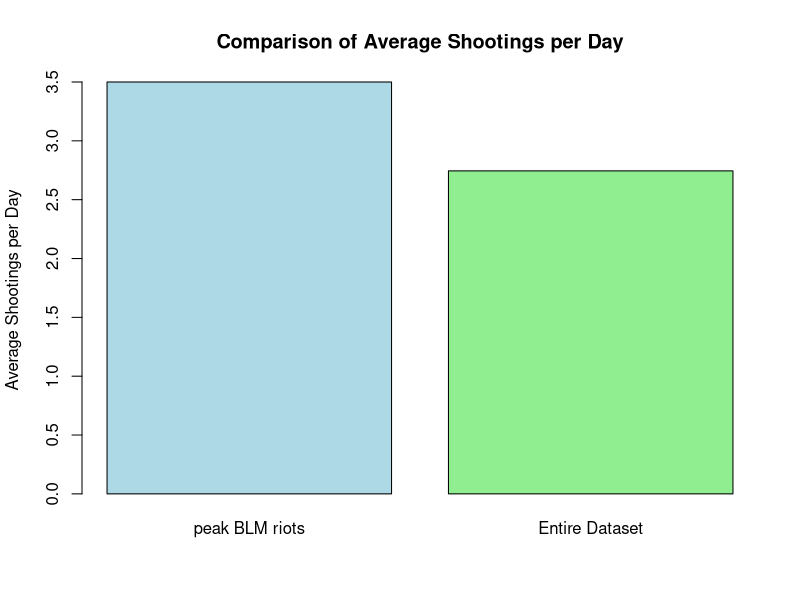
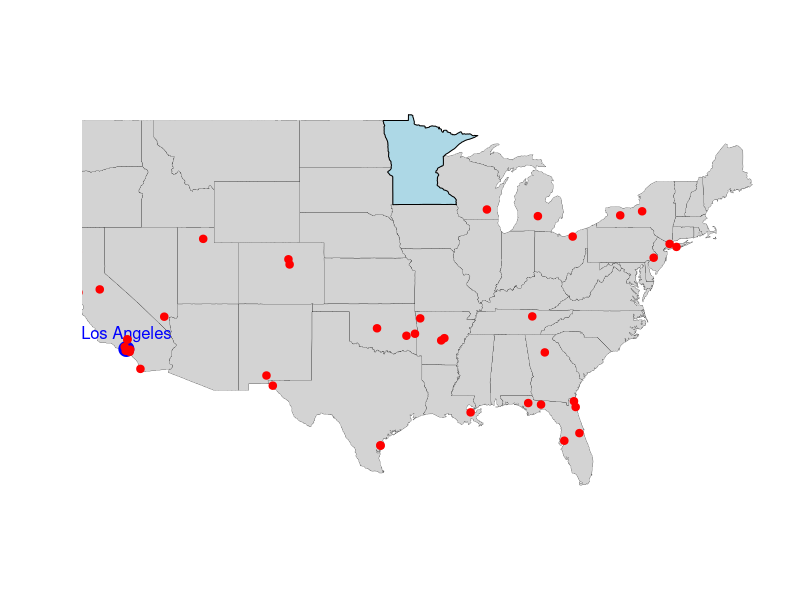
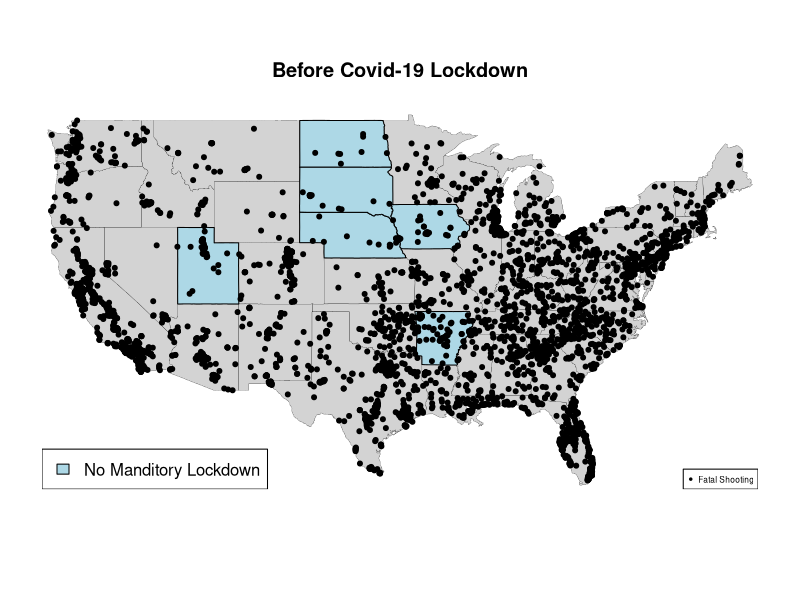
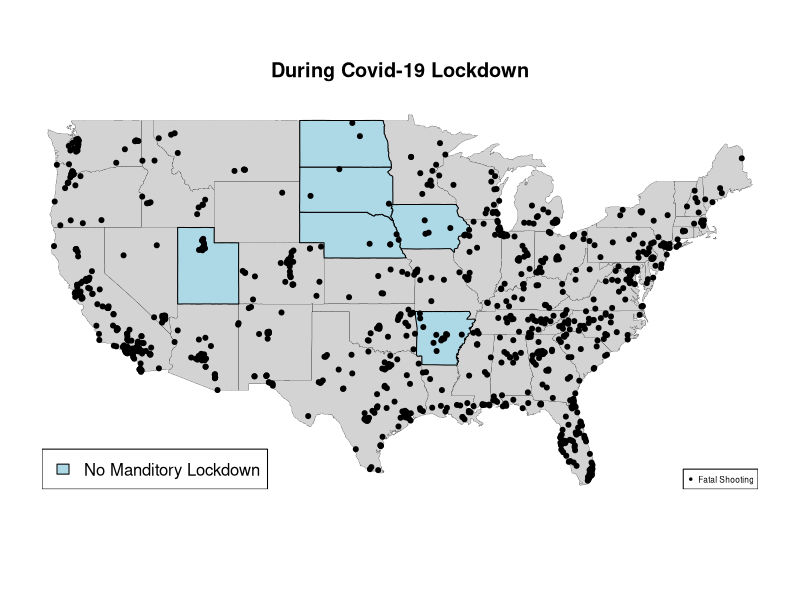
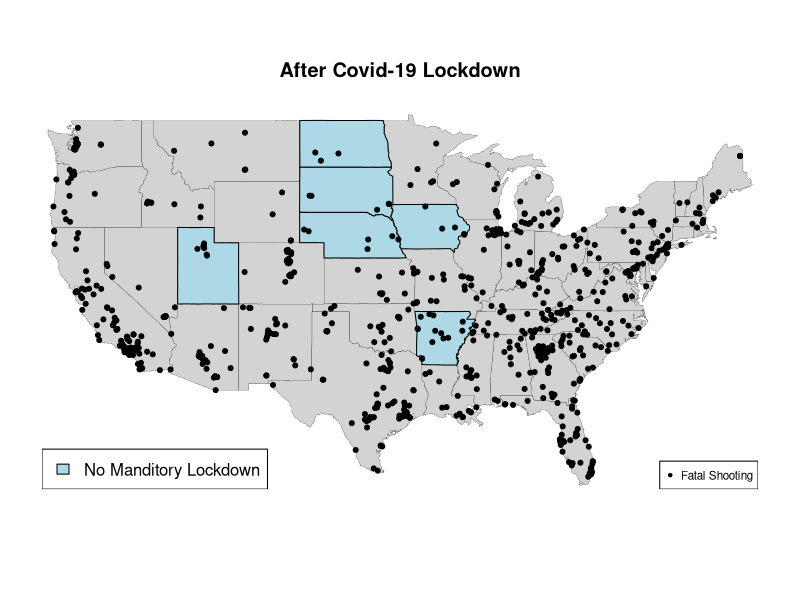
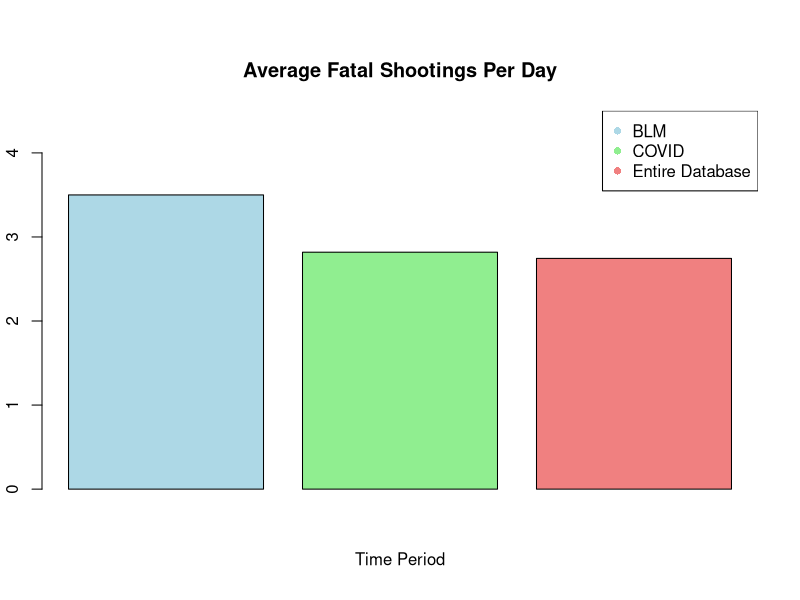
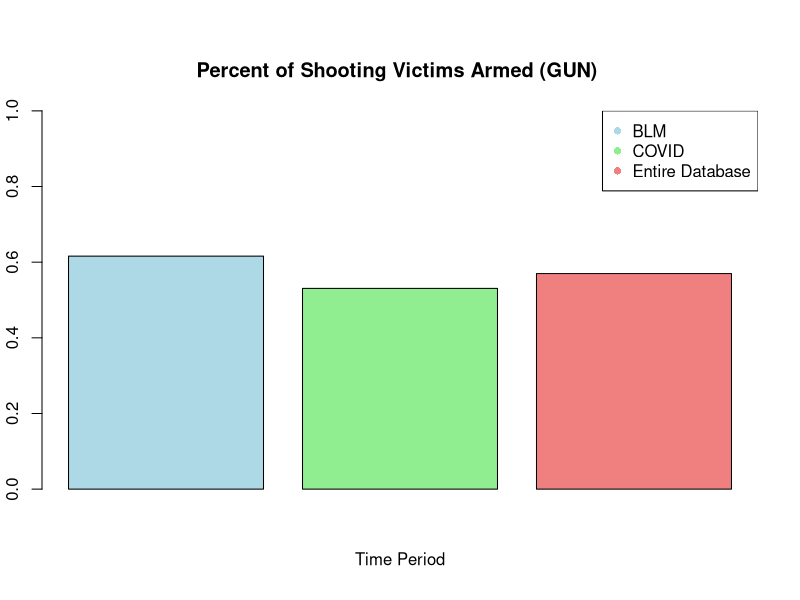
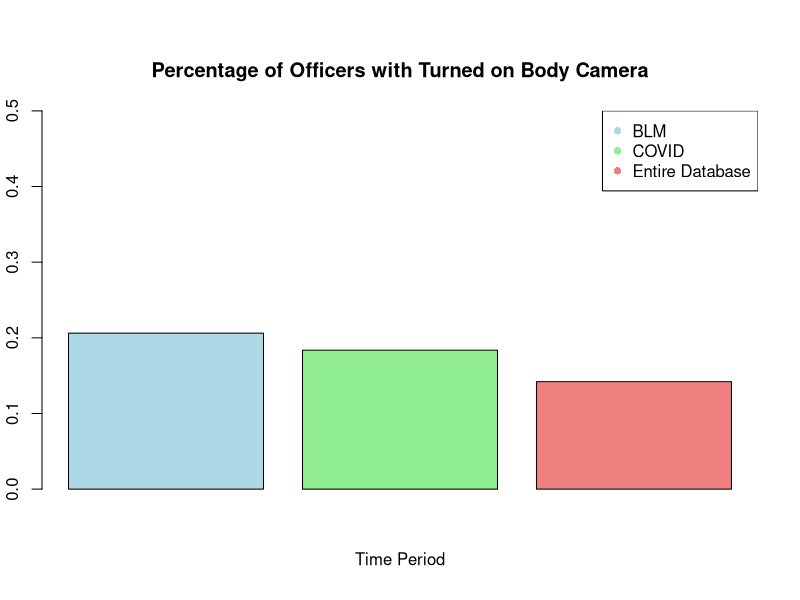

Recreate these plots in R, in order.
## ---- chunk 1
#| code-fold: true
FatalShootingsStats <- read.csv("FatalPoliceShootings_US.csv")
x <-head(FatalShootingsStats, 2)
print(x)
## ---- chunk 2
#| code-fold: true
#Convert the `date` column to Date format so can extract the year
FatalShootingsStats$date <- as.Date(FatalShootingsStats$date, format = "%m/%d/%Y")
#Made new column for year as an int
FatalShootingsStats$year <- as.integer(format(FatalShootingsStats$date, "%Y"))


## ---- chunk 3
#| code-fold: true
suppressPackageStartupMessages(library(dplyr))
# Convert the 'Date' column to Date type if it isn't already
FatalShootingsStats$date <- as.Date(FatalShootingsStats$date, format = "%Y-%m-%d")  # Adjust format if needed

# Specify the two specific dates you want to check
date1 <- as.Date("2020-05-26")  # Example date 1
date2 <- as.Date("2020-06-08")  # Example date 2

# Filter data for those two dates and count the total number of shootings
shootings_period <- FatalShootingsStats %>%
  filter(date >= date1 & date <= date2)
 
# Number of unique days in the time period
unique_days_period <- length(seq.Date(date1, date2, by = "day"))

# Total number of shootings in the time period
total_shootings_period <- nrow(shootings_period)

# Average shootings per day for the time period (including all days in the range)
avg_shootings_per_day_period <- total_shootings_period / unique_days_period

# 2. Calculate the average number of shootings per day for the entire dataset
# Find the first and last dates in the dataset
first_date <- min(FatalShootingsStats$date)
last_date <- max(FatalShootingsStats$date)

# Number of unique days in the entire dataset (including all days between the first and last date)
unique_days_total <- length(seq.Date(first_date, last_date, by = "day"))

# Total number of shootings in the entire dataset
total_shootings_total <- nrow(FatalShootingsStats)

# Average shootings per day for the entire dataset (including all days in the range)
avg_shootings_per_day_total <- total_shootings_total / unique_days_total

# Print the results
cat("Average shootings per day for the period from May 26, 2020 to June 8, 2020 :", avg_shootings_per_day_period, "\n")
cat("Average shootings per day for the entire dataset:", avg_shootings_per_day_total, "\n")

## ---- chunk 4
#| code-fold: true
# Create a vector with the two averages
average_shootings <- c(avg_shootings_per_day_period, avg_shootings_per_day_total)

# Create a bar plot
barplot(average_shootings, 
        names.arg = c("peak BLM riots", "Entire Dataset"), 
        main = "Comparison of Average Shootings per Day", 
        ylab = "Average Shootings per Day", 
        col = c("lightblue", "lightgreen"), 
        border = "black")

## ---- chunk 5
#| code-fold: true
library(maps)
state_to_highlight <- "Minnesota"

# Basic Map Plot
maps::map("state", col = "lightgray", fill = TRUE, bg = "white", lwd = 0.2)  # Draw USA map
maps::map("state", region = state_to_highlight, col = "lightblue", fill = TRUE, add = TRUE)

# Overlay points for Los Angeles and Miami
# Coordinates for Los Angeles
points(-118.2437, 34.0522, col = "blue", pch = 19, cex = 2)  # Los Angeles

# Optionally, add text labels for the cities
text(-118.2437, 34.0522, "Los Angeles", pos = 3, col = "blue", cex = 1)

# Overlay points (longitude, latitude) on the map
points(shootings_period$longitude, shootings_period$latitude, col = "red", pch = 20, cex = 1.5)

## ---- chunk 6
#| code-fold: true
library(maps)
suppressPackageStartupMessages(library(tidyverse))

library(dplyr)
library(ggplot2)

# Convert the 'Date' column to Date type if it isn't already
FatalShootingsStats$date <- as.Date(FatalShootingsStats$date, format = "%Y-%m-%d")  

#filtering data by covid lockdown timeline
during_date1 <- as.Date("2020-03-15")  # main US lockdown start
during_date2 <- as.Date("2021-05-01")  # need to find sorce for this date
during_covid <- FatalShootingsStats %>%
  filter(date >= during_date1 & date <= during_date2)

before_date1 <- min(FatalShootingsStats$date)  
before_date2 <- as.Date("2020-03-14")
before_covid <- FatalShootingsStats %>%
  filter(date >= before_date1 & date <= before_date2)

after_date1 <- as.Date("2021-05-01")  
after_date2 <- max(FatalShootingsStats$date)
after_covid <- FatalShootingsStats %>%
  filter(date >= after_date1 & date <= after_date2)

#total number of shootings per time period
total_shootings_during <- nrow(during_covid)
total_shootings_before <- nrow(before_covid)
total_shootings_after <- nrow(after_covid)

#total number of days in time period
unique_days_during <- length(seq.Date(during_date1, during_date2, by = "day"))
unique_days_before <- length(seq.Date(before_date1, before_date2, by = "day"))
unique_days_after <- length(seq.Date(after_date1, after_date2, by = "day"))

#shootings per day
avg_shootings_during <- total_shootings_during / unique_days_during
avg_shootings_before <- total_shootings_before / unique_days_before
avg_shootings_after <- total_shootings_after / unique_days_after

cat("Before the lockdowns: Total shootings ",total_shootings_before," Average shootings per day", avg_shootings_before, "\n")
cat("During the lockdowns: Total shootings ",total_shootings_during," Average shootings per day", avg_shootings_during, "\n")
cat("After the lockdowns: Total shootings ",total_shootings_after," Average shootings per day", avg_shootings_after, "\n")
#cat("Number of days in dataset before lockdowns ",unique_days_before,"\n", "Number of days in dataset during lockdowns ",unique_days_during,"\n","Number of days in dataset after lockdowns ",unique_days_after,"\n")

## ---- chunk 7
state_to_highlight <- c("Arkansas", "Iowa", "Nebraska", "North Dakota", "South Dakota", "Utah", "Wyomming") #sates that never enforced lockdown
# Basic Map Plot
maps::map("state", col = "lightgray", fill = TRUE, bg = "white", lwd = 0.2)  
maps::map("state", region = state_to_highlight, col = "lightblue", fill = TRUE, add = TRUE)
points(before_covid$longitude, before_covid$latitude, col = "black", pch = 20, cex = 1.0)
legend("bottomright", legend = "Fatal Shooting", pch = 20, col = "black", cex = 0.5)
legend("bottomleft", legend = "No Manditory Lockdown", fill= "lightblue", col = "lightblue", cex = 1)
title(main= "Before Covid-19 Lockdown")

maps::map("state", col = "lightgray", fill = TRUE, bg = "white", lwd = 0.2) 
maps::map("state", region = state_to_highlight, col = "lightblue", fill = TRUE, add = TRUE)
points(during_covid$longitude, during_covid$latitude, col = "black", pch = 20, cex = 1.0)
legend("bottomright", legend = "Fatal Shooting", pch = 20, col = "black", cex = 0.5)
legend("bottomleft", legend = "No Manditory Lockdown", fill= "lightblue", col = "lightblue", cex = 1)
title(main= "During Covid-19 Lockdown")

maps::map("state", col = "lightgray", fill = TRUE, bg = "white", lwd = 0.2)  
maps::map("state", region = state_to_highlight, col = "lightblue", fill = TRUE, add = TRUE)
points(after_covid$longitude, after_covid$latitude, col = "black", pch = 20, cex = 1.0)
legend("bottomright", legend = "Fatal Shooting", pch = 20, col = "black", cex = 0.7)
legend("bottomleft", legend = "No Manditory Lockdown", fill= "lightblue", col = "lightblue", cex = 1)
title( "After Covid-19 Lockdown")
## ---- chunk 8
#| code-fold: true
#"Arkansas", "Iowa", "Nebraska", "North Dakota", "South Dakota", "Utah", "Wyomming"
## Arkansas data 
before_ar <- before_covid %>%
  filter(before_covid$state == "AR" | before_covid$state == "IA" | before_covid$state == "NE" | before_covid$state == "ND" | before_covid$state == "SD" | before_covid$state == "UT" | before_covid$state == "WY" )
during_ar <- during_covid %>%
  filter(during_covid$state == "AR" | during_covid$state == "IA" | during_covid$state == "NE" | during_covid$state == "ND" | during_covid$state == "SD" | during_covid$state == "UT" | during_covid$state == "WY" )
after_ar <- after_covid %>%
  filter(after_covid$state == "AR" | after_covid$state == "IA" | after_covid$state == "NE" | after_covid$state == "ND" | after_covid$state == "SD" | after_covid$state == "UT" | after_covid$state == "WY" )


#total number of shootings per time period
total_shootings_Bar <- nrow(during_ar)
total_shootings_Dar <- nrow(before_ar)
total_shootings_Aar <- nrow(after_ar)


#shootings per day
state_avg_shootings_during <- total_shootings_Dar / unique_days_during
state_avg_shootings_before <- total_shootings_Bar / unique_days_before
state_avg_shootings_after <- total_shootings_Aar / unique_days_after

cat("Shootings per day during COVID-19 in states with no enforced lockdowns",state_avg_shootings_during,"\n",  "Shootings per day before COVID-19 in states with no enforced lockdowns",state_avg_shootings_before,"\n", "Shootings per day after COVID-19in  states with no enforced lockdowns",state_avg_shootings_after)

## ---- chunk 9
#| code-fold: true
#BLM
date1 <- as.Date("2020-05-26")  # Example date 1
date2 <- as.Date("2020-06-08")  # Example date 2
# Filter data for those two dates and count the total number of shootings
shootings_period <- FatalShootingsStats %>%
  filter(date >= date1 & date <= date2)
# Number of unique days in the time period
unique_days_period <- length(seq.Date(date1, date2, by = "day"))
# Total number of shootings in the time period
total_shootings_period <- nrow(shootings_period)
avg_shootings_per_day_BLM <- total_shootings_period / unique_days_period


#Lockdowns
during_date1 <- as.Date("2020-03-15")  # main US lockdown start
during_date2 <- as.Date("2021-05-01")  # need to find sorce for this date
during_covid <- FatalShootingsStats %>%
  filter(date >= during_date1 & date <= during_date2)
total_shootings_during <- nrow(during_covid)
#total number of days in time period
unique_days_during <- length(seq.Date(during_date1, during_date2, by = "day"))
#shootings per day
avg_shootings_duringCovid <- total_shootings_during / unique_days_during

bodycam_true <- c(sum(during_covid$body_camera == "TRUE"), sum(shootings_period$body_camera == "TRUE"), sum(FatalShootingsStats$body_camera == "TRUE"))

bodycam_percent <- c((bodycam_true[1]/nrow(during_covid)), (bodycam_true[2]/nrow(shootings_period)),(bodycam_true[3]/nrow(FatalShootingsStats)))

average_age <- c(mean(during_covid$age, na.rm = TRUE), mean(shootings_period$age, na.rm = TRUE), mean(FatalShootingsStats$age, na.rm = TRUE))

avg_shootings <-  c(avg_shootings_per_day_BLM, avg_shootings_duringCovid, avg_shootings_per_day_total)

gun_armedp <- c((sum(during_covid$armed == "gun") /nrow(during_covid)), (sum(shootings_period$armed == "gun") /nrow(shootings_period)), (sum(FatalShootingsStats$armed == "gun") / nrow(FatalShootingsStats)))

unarmed_armedp <- c((sum(during_covid$armed == "unarmed") /nrow(during_covid)), (sum(shootings_period$armed == "unarmed") / nrow(shootings_period)), (sum(FatalShootingsStats$armed == "unarmed") / nrow(FatalShootingsStats)))

car_armedp <- c((sum(during_covid$armed == "Vehicle") / nrow(during_covid)), (sum(shootings_period$armed == "Vehicle") / nrow(shootings_period)), (sum(FatalShootingsStats$armed == "Vehicle") / nrow(FatalShootingsStats)))

mental_illness <- c(sum(during_covid$signs_of_mental_illness == "TRUE")/nrow(during_covid), sum(shootings_period$signs_of_mental_illness == "TRUE")/nrow(shootings_period), sum(FatalShootingsStats$signs_of_mental_illness == "TRUE")/nrow(FatalShootingsStats))


BLM_Covid <- data.frame(avg_shootings, round(average_age, 1), bodycam_percent, gun_armedp, unarmed_armedp, car_armedp, mental_illness) 
names(BLM_Covid) <- c("Average Fatal Shootings Per Day", "Average Age", "Percent of officers with turned on body camera", "Armed (gun)", "Unarmed", "Armed (car)", "Signs of mental illness")
rownames(BLM_Covid) <- c("BLM", "Covid-19", "Entire Dataset")
BLM_Covid
## ---- chunk 10
#| code-fold: true
# showing interesting data points
time_period <- c("BLM", "COVID", "Entire Database")
colors <- c("lightblue", "lightgreen", "lightcoral")
barplot(BLM_Covid$`Average Fatal Shootings Per Day`, 
        col = colors,
        main = "Average Fatal Shootings Per Day",
        xlab = "Time Period", ylim = c(0,4.5) )
legend("topright", legend = time_period , col = colors, pch = 16 ) 

#armed (gun)
time_period <- c("BLM", "COVID", "Entire Database")
colors <- c("lightblue", "lightgreen", "lightcoral")
barplot(BLM_Covid$`Armed (gun)`, 
        col = colors,
        main = "Percent of Shooting Victims Armed (GUN) ",
        xlab = "Time Period", ylim = c(0,1))
legend("topright", legend = time_period , col = colors, pch = 16 ) 
#
time_period <- c("BLM", "COVID", "Entire Database")
colors <- c("lightblue", "lightgreen", "lightcoral")
barplot(BLM_Covid$`Percent of officers with turned on body camera`, 
        col = colors,
        main = "Percentage of Officers with Turned on Body Camera",
        xlab = "Time Period", ylim = c(0,0.5))
legend("topright", legend = time_period , col = colors, pch = 16) 
# another option changing lables into x axis 
## ---- chunk 11
#| code-fold: true
shootings_period$age <- as.numeric(as.character(shootings_period$age))
during_covid$age <- as.numeric(as.character(during_covid$age))
FatalShootingsStats$age <- as.numeric(as.character(FatalShootingsStats$age))
# Add AgeRange dynamically to each dataset
shootings_period$AgeRange <- cut(
  shootings_period$age,
  breaks = c(0, 18, 35, Inf),
  labels = c("0-18", "19-35", "36+"),
  right = FALSE
)
during_covid$AgeRange <- cut(
  during_covid$age,
  breaks = c(0, 18, 35, Inf),
  labels = c("0-18", "19-35", "36+"),
  right = FALSE
)
FatalShootingsStats$AgeRange <- cut(
  FatalShootingsStats$age,
  breaks = c(0, 18, 35, Inf),
  labels = c("0-18", "19-35", "36+"),
  right = FALSE
)

# Add a dataset column for identification
shootings_period$Dataset <- "BLM"
during_covid$Dataset <- "COVID"
FatalShootingsStats$Dataset <- "Entire Database"

# Combine datasets into one
combined_data <- bind_rows(shootings_period, during_covid, FatalShootingsStats)

# Calculate proportions
summary_data <- combined_data %>%
  group_by(Dataset, AgeRange) %>%
  summarise(Count = n(), .groups = "drop") %>%
  group_by(Dataset) %>%
  mutate(Proportion = Count / sum(Count))

# Create a stacked bar graph with proportions
ggplot(summary_data, aes(x = Dataset, y = Proportion, fill = AgeRange)) +
  geom_bar(stat = "identity", position = "stack") +
  geom_text(
    aes(label = scales::percent(Proportion, accuracy = 0.1)), # Format as percentage
    position = position_stack(vjust = 0.5), # Place text in the middle of each segment
    size = 3 # Adjust text size
  ) +
  labs(
    title = "Age Range Proportion Across Datasets",
    x = "Dataset",
    y = "Proportion",
    fill = "Age Range"
  ) +
  scale_y_continuous(labels = scales::percent_format()) + # Display y-axis as percentages
  theme_minimal()
## ---- chunk 12
#| code-fold: true
# filtering data to include only unarmed incidents
unarmed_data <- subset(FatalShootingsStats, FatalShootingsStats$armed == "unarmed")

# count unarmed fatalities by race
unarmed_deaths_by_race <- aggregate(unarmed_data$armed, 
                                    by = list(Race = unarmed_data$race_name), 
                                    FUN = length)
colnames(unarmed_deaths_by_race)[2] <- "Unarmed_Deaths"

# count display
unarmed_deaths_by_race
# count total fatalities by race
total_deaths_by_race <- aggregate(FatalShootingsStats$armed, 
                                  by = list(Race = FatalShootingsStats$race_name), 
                                  FUN = length)

# ensure all races are represented in unarmed deaths by race
all_races <- unique(FatalShootingsStats$race_name)
unarmed_deaths_by_race <- aggregate(unarmed_data$armed, 
                                    by = list(Race = unarmed_data$race_name), 
                                    FUN = length)
unarmed_deaths_by_race <- merge(data.frame(Race = all_races), unarmed_deaths_by_race, 
                                by = "Race", all.x = TRUE)
unarmed_deaths_by_race[is.na(unarmed_deaths_by_race)] <- 0  # Replace NA with 0

# merge total deaths and unarmed deaths
race_unarmed_comparison <- merge(unarmed_deaths_by_race, total_deaths_by_race, 
                                 by = "Race", 
                                 suffixes = c("_Unarmed", "_Total"))

# calculate percentage of unarmed fatalities for each race
race_unarmed_comparison$Unarmed_Death_Percentage <- 
  (race_unarmed_comparison$x_Unarmed / race_unarmed_comparison$x_Total) * 100

# rename columns for clarity
colnames(race_unarmed_comparison) <- c("Race", "Unarmed_Deaths", "Total_Deaths", "Unarmed_Death_Percentage")

# display the updated data frame
race_unarmed_comparison

# adjust margins to give more space to labels
par(mar = c(5, 10, 4, 2) + 0.1) # Increase left margin for y-axis labels

# create a horizontal bar plot
barplot(race_unarmed_comparison$Unarmed_Death_Percentage,
names.arg = race_unarmed_comparison$Race,
main = "Percentage of Unarmed Fatalities by Race",
xlab = "Percentage of Unarmed Fatalities",
col = "lightcoral",
horiz = TRUE,       # Horizontal bars
las = 1,            # Ensure labels are horizontal on y-axis
cex.names = 0.9)    # Adjust label size if needed

# reset margins after plotting (optional if running multiple plots in sequence)
par(mar = c(5, 4, 4, 2) + 0.1)

# i think this code can be reused if we make the x axis the time period and show unarmed/armed deaths per race - sophia
## ---- chunk 13
#| code-fold: true
# Check if the required columns exist
if (!all(c("year", "race_name") %in% colnames(FatalShootingsStats))) {
  stop("The columns 'year' and 'race_name' are missing in FatalShootingsStats.")
}

# Aggregate data to create race_year_counts
race_year_counts <- FatalShootingsStats %>%
  group_by(Year = year, Race = race_name) %>%  # Group by year and race
  summarise(Count = n(), .groups = "drop")    # Count occurrences and ungroup

# Ensure data completeness: Fill missing Year-Race combinations with zeros
race_year_counts <- race_year_counts %>%
  complete(Year, Race, fill = list(Count = 0))  # Fill missing combinations with 0 counts

# Verify the resulting dataset
print(head(race_year_counts))

# Ensure the dataset has the required columns: Year, Race, Count
# If not, aggregate data to create race_year_counts
if (!"Count" %in% colnames(race_year_counts)) {
  race_year_counts <- FatalShootingsStats %>%
    group_by(Year = year, Race = race_name) %>%
    summarise(Count = n(), .groups = "drop")
}

# Ensure data completeness: fill missing values with zeros for all combinations of Year and Race
race_year_counts <- race_year_counts %>%
  complete(Year, Race, fill = list(Count = 0))

# Set up an empty plot with the correct axes limits
plot(NULL, xlim = range(race_year_counts$Year, na.rm = TRUE), 
     ylim = c(0, 600), 
     xlab = "Year", ylab = "Number of Fatal Shootings", 
     main = "Fatal Shootings by Race Over the Years")

# Define colors for each race
race_colors <- c("blue", "green", "red", "purple", "orange", "pink", "gray")

# Get unique races
unique_races <- unique(race_year_counts$Race)

# Loop through each race to plot its line on the graph
for (i in 1:length(unique_races)) {
  # Subset data for the current race
  race_data <- subset(race_year_counts, Race == unique_races[i])
  
  # Ensure data is sorted by Year for proper line plotting
  race_data <- race_data[order(race_data$Year), ]
  
  # Plot the line for this race
  lines(race_data$Year, race_data$Count, type = "o", col = race_colors[i], pch = 16)
}

# Add a legend
legend("topright", legend = unique_races, col = race_colors, pch = 16, lty = 1, xpd = TRUE)

## ---- chunk 14
#| code-fold: true

FatalShootingsStats$age <- as.numeric(as.character(FatalShootingsStats$age))

# Create AgeRange dynamically
FatalShootingsStats$AgeRange <- cut(
  FatalShootingsStats$age,
  breaks = c(0, 18, 35, Inf), # Define age range intervals
  labels = c("0-18", "19-35", "36+"),
  right = FALSE # Makes intervals inclusive on the left
)

# Summarize data to count individuals by Race and AgeRange
summary_data <- FatalShootingsStats %>%
  group_by(race, AgeRange) %>%
  summarise(Count = n(), .groups = "drop")

# Create the bar plot
ggplot(FatalShootingsStats, aes(x = race_name, y = age, fill = AgeRange)) +
  geom_bar(stat = "identity", position = "dodge") + # Position bars side by side
  labs(
    title = "Bar Plot of Races by Age Range",
    x = "Race",
    y = "Count"
  ) +
  scale_fill_brewer(palette = "Set2") + # Optional color palette
  theme_minimal() # Clean theme
